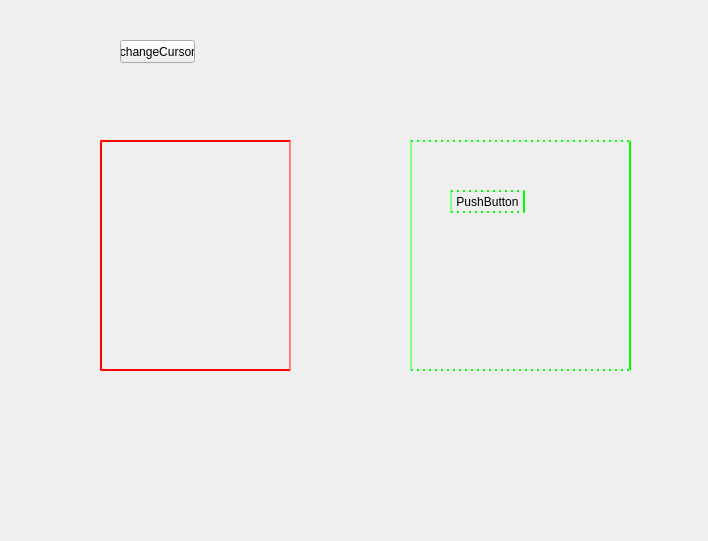
<?xml version="1.0" encoding="UTF-8"?>
<ui version="4.0">
 <class>Widget</class>
 <widget class="QWidget" name="Widget">
  <property name="geometry">
   <rect>
    <x>0</x>
    <y>0</y>
    <width>708</width>
    <height>541</height>
   </rect>
  </property>
  <property name="windowTitle">
   <string>Widget</string>
  </property>
  <widget class="QWidget" name="w1" native="true">
   <property name="geometry">
    <rect>
     <x>100</x>
     <y>140</y>
     <width>191</width>
     <height>231</height>
    </rect>
   </property>
   <property name="cursor">
    <cursorShape>CrossCursor</cursorShape>
   </property>
   <property name="styleSheet">
    <string notr="true">border-color: rgb(255, 0, 0);border-style:inset;border-top-style:solid;border-bottom-style:solid;border-width:2px</string>
   </property>
  </widget>
  <widget class="QWidget" name="w2" native="true">
   <property name="geometry">
    <rect>
     <x>410</x>
     <y>140</y>
     <width>221</width>
     <height>231</height>
    </rect>
   </property>
   <property name="styleSheet">
    <string notr="true">border-color: rgb(0, 255, 0);border-style:outset;border-top-style:dotted;border-bottom-style:dotted;border-width:2px</string>
   </property>
   <widget class="QPushButton" name="pushButton">
    <property name="geometry">
     <rect>
      <x>40</x>
      <y>50</y>
      <width>75</width>
      <height>23</height>
     </rect>
    </property>
    <property name="text">
     <string>PushButton</string>
    </property>
   </widget>
  </widget>
  <widget class="QPushButton" name="pushButton_2">
   <property name="geometry">
    <rect>
     <x>120</x>
     <y>40</y>
     <width>75</width>
     <height>23</height>
    </rect>
   </property>
   <property name="text">
    <string>changeCursor</string>
   </property>
  </widget>
 </widget>
 <layoutdefault spacing="6" margin="11"/>
 <resources/>
 <connections/>
</ui>
